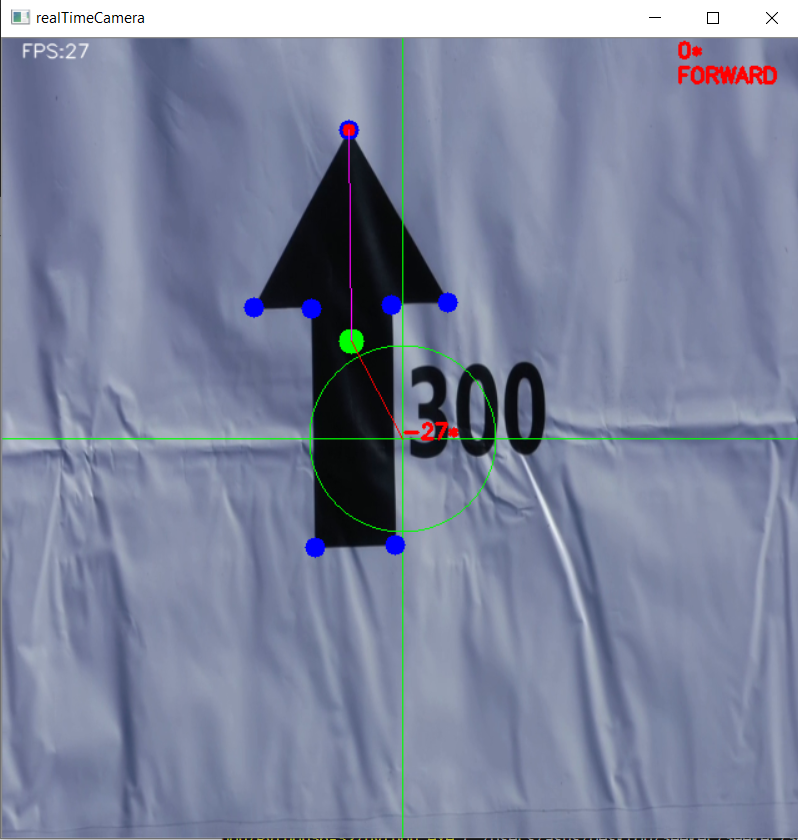
#> input picture ArrowDirection.png, 798 x 840 px, given in place of the camera
$ python LineDetection.py
#> lines starting #> are read from the running program, lines starting #| are printed output that depends on the picture; after the words box and inside, x2 and y2 are one past the last pixel; in counts of white or black regions, pixels touching at a corner belong together; pictures that were not available may be replaced by others from this repository, and a replacement may not be noted
import cv2, time, math
import numpy as np

def nothing(x):
    pass

cam = cv2.VideoCapture(0)

cv2.namedWindow("ColorTrackbars")
cv2.createTrackbar("min - H", "ColorTrackbars", 0, 179, nothing)
#> slider 'min - H' is set to 35
cv2.createTrackbar("min - S", "ColorTrackbars", 0, 255, nothing)
#> slider 'min - S' is set to 51
cv2.createTrackbar("min - V", "ColorTrackbars", 0, 255, nothing)
#> slider 'min - V' is set to 51
cv2.createTrackbar("max - H", "ColorTrackbars", 179, 179, nothing)
cv2.createTrackbar("max - S", "ColorTrackbars", 255, 255, nothing)
cv2.createTrackbar("max - V", "ColorTrackbars", 100, 255, nothing)

color = (255,255,255)
prev_frame_time = 0
new_frame_time = 0
if cam.isOpened():
    ret,frame = cam.read()
#> frame is the input picture: shape (840, 798, 3); mean B, G, R 156.6, 132.1, 124.5
else:
    ret = False
while ret :
    ret,frame = cam.read()

    frame = cv2.imread("Seeker/TargetImages/line1.png")
    frame_width, frame_height = (480,480)
    frame = cv2.resize(frame,(frame_width, frame_height))
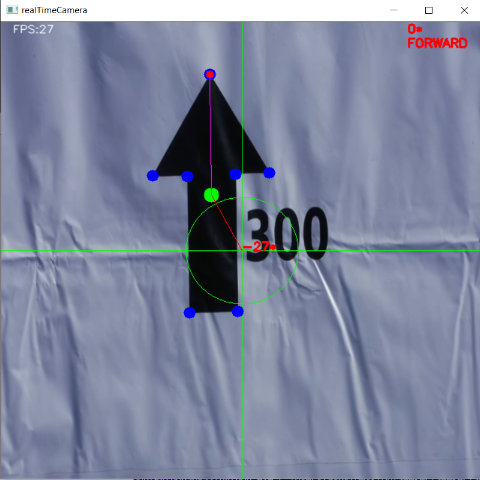
#> frame: shape (480, 480, 3); mean B, G, R 156.5, 132, 124.4
    #frame =cv2.flip(frame,-1)
    center_frame = (frame_width//2, frame_height//2)
    blurred = cv2.GaussianBlur(frame,(3,3),0)
    hsv_frame = cv2.cvtColor(frame, cv2.COLOR_BGR2HSV)
#> hsv_frame: shape (480, 480, 3); mean H, S, V 107.2, 58.9, 158.3
    #Calculate FPS
    new_frame_time = time.time()
    fps = 1/(new_frame_time-prev_frame_time)
    prev_frame_time = new_frame_time
    cv2.putText(frame,"FPS:{}".format(int(fps)),(15,15),cv2.FONT_HERSHEY_SIMPLEX,.5,(255,255,255),1,cv2.LINE_AA)#Displays fps
#> frame: shape (480, 480, 3); 0.05% of pixels changed, all inside (x1, y1, x2, y2) = (16, 5, 60, 15)

    target_track_radius = 50
    cv2.circle(frame, (frame_width//2, frame_height//2), target_track_radius, (255,0,0), 1)
    cv2.line(frame,(int(frame_width/2 ),0),(int(frame_width/2 ),int(frame_height)),(255,0,0),1)
    cv2.line(frame,(0,int(frame_height/2 )),(int(frame_width),int(frame_height/2 )),(255,0,0),1)
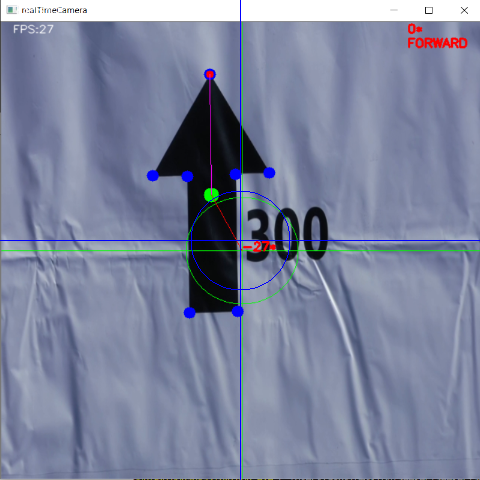
#> frame: shape (480, 480, 3); mean B, G, R 157.2, 131.4, 123.9


    min_h = cv2.getTrackbarPos("min - H", "ColorTrackbars")
    min_s = cv2.getTrackbarPos("min - S", "ColorTrackbars")
    min_v = cv2.getTrackbarPos("min - V", "ColorTrackbars")
    max_h = cv2.getTrackbarPos("max - H", "ColorTrackbars")
    max_s = cv2.getTrackbarPos("max - S", "ColorTrackbars")
    max_v = cv2.getTrackbarPos("max - V", "ColorTrackbars")
    min_color = np.array([min_h, min_s, min_v])
    max_color = np.array([max_h, max_s, max_v])
    mask_color = cv2.inRange(hsv_frame, min_color, max_color)
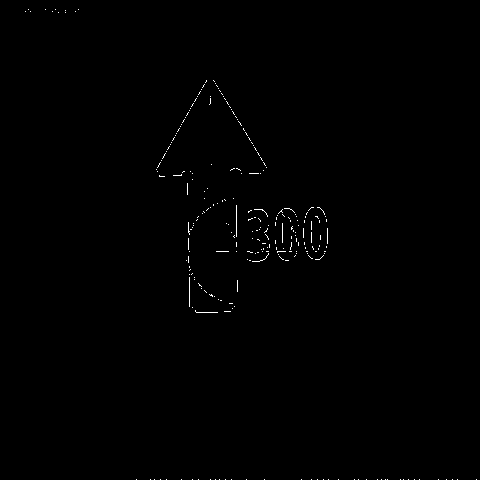
#> mask_color: shape (480, 480); 0.36% white in thin lines or dots

    contours, hierarchy = cv2.findContours(mask_color, cv2.RETR_EXTERNAL, cv2.CHAIN_APPROX_NONE) #SIMPLE
#> contours = 255 contours, all with area under 20
    #contours = max(contours, key = cv2.contourArea)

    contours = sorted(contours, key = cv2.contourArea)
    contours = contours[-1:] # Take the object with the largest area
#> contours = 1 item

    for contour in contours:
        if cv2.contourArea(contour) >= 500: # If area is big enough, find its center etc.
            contour = cv2.approxPolyDP(contour, 10, closed=True)
            cv2.drawContours(frame, contour, -1, (255,255,0), 5, lineType = cv2.FILLED)
            print("len(contour): ",len(contour))
            cv2.polylines(frame, [contour], True, (0,255,255), 2)
            """
            x,y,w,h = cv2.boundingRect(contour)
            x,y,w,h = (int(x),int(y),int(w),int(h))
            cv2.rectangle(frame,(x,y),(x+w,y+h),(0,0,255),3)
            cv2.line(frame, (x+(w//2),frame_height),(x+(w//2),frame_width ),(0,255,0),3)
            """

            moment = cv2.moments(contour) # To find the center of the contour, we use cv2.moment
            (x_contour, y_contour) = (moment['m10'] / (moment['m00'] + 1e-5), moment['m01'] / (moment['m00'] + 1e-5)) # calculate center of the contour
            center_contour = (int(x_contour), int(y_contour))
            cv2.circle(frame, center_contour, 5, (255,0,255),2)

            cv2.line(frame, center_frame, center_contour,(0,0,255),1)
            atan = math.atan2(center_frame[1]-center_contour[1], center_frame[0]-center_contour[0])
            angle = math.degrees(atan)
            angle = int(90-angle)
            cv2.putText(frame, "{}*".format(angle), center_frame , cv2.FONT_HERSHEY_SIMPLEX, 0.55, color, 1)
#> this loop made 1 pass

    cv2.imshow("realTimeCamera",frame)
    cv2.imshow("mask_color",mask_color)

    #cv2.imshow("Blurred",blurred)
    key=cv2.waitKey(1)
#> (key Esc is pressed here)
    if key==27:
        break
cv2.destroyAllWindows()
cam.release()
